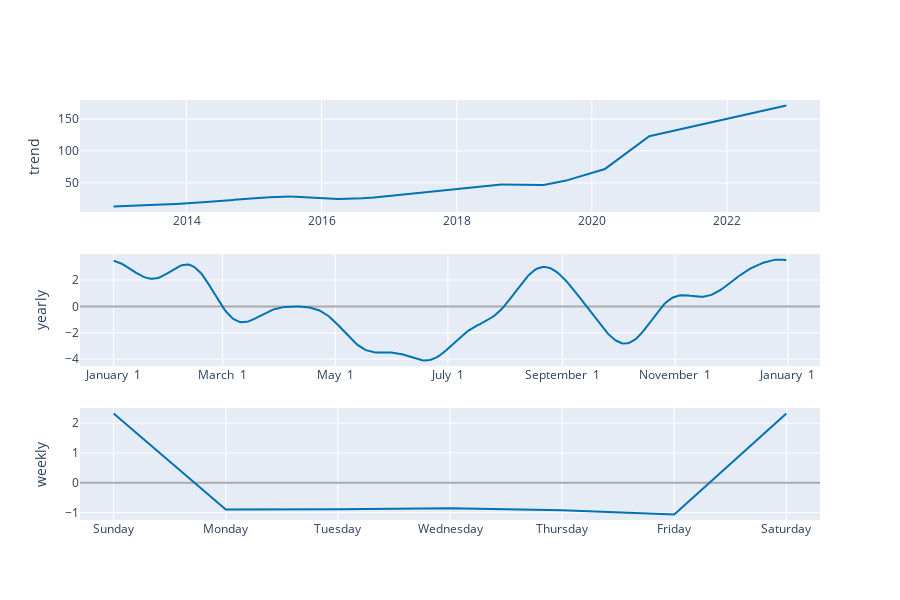

Notebook source saved alongside this figure:
### Code cell
plot_components_plotly(model_p, forecast)

### Figure 1 — Plotly figure (JSON) as saved in the notebook; plotly's stock layout.template omitted (floating-point values rounded to 4 significant figures; data arrays with more than 128 entries replaced by an {"elided": "..."} marker saying what was removed)
{"data": [{"line": {"color": "#0072B2", "width": 2}, "mode": "lines", "name": "trend", "type": "scatter", "x": {"elided": "2518 str values"}, "xaxis": "x", "y": {"elided": "2518 float values"}, "yaxis": "y"}, {"line": {"color": "rgba(0, 114, 178, 0.2)", "width": 0}, "mode": "lines", "name": "trend_upper", "type": "scatter", "x": {"elided": "2518 str values"}, "xaxis": "x", "y": {"elided": "2518 float values"}, "yaxis": "y"}, {"fill": "tonexty", "fillcolor": "rgba(0, 114, 178, 0.2)", "line": {"color": "rgba(0, 114, 178, 0.2)", "width": 0}, "mode": "lines", "name": "trend_lower", "type": "scatter", "x": {"elided": "2518 str values"}, "xaxis": "x", "y": {"elided": "2518 float values"}, "yaxis": "y"}, {"line": {"color": "#0072B2", "width": 2}, "mode": "lines", "name": "yearly", "type": "scatter", "x": {"elided": "365 str values"}, "xaxis": "x2", "y": {"elided": "365 float values"}, "yaxis": "y2"}, {"line": {"color": "#0072B2", "width": 2}, "mode": "lines", "name": "weekly", "type": "scatter", "x": ["2017-01-01T00:00:00", "2017-01-02T00:00:00", "2017-01-03T00:00:00", "2017-01-04T00:00:00", "2017-01-05T00:00:00", "2017-01-06T00:00:00", "2017-01-07T00:00:00"], "xaxis": "x3", "y": [2.321, -0.8981, -0.8909, -0.8593, -0.9292, -1.065, 2.321], "yaxis": "y3"}], "layout": {"height": 600, "showlegend": false, "width": 900, "xaxis": {"anchor": "y", "domain": [0, 1], "range": ["2012-06-04T03:36:00", "2023-05-18T20:24:00"], "type": "date"}, "xaxis2": {"anchor": "y2", "domain": [0, 1], "range": ["2016-12-13T18:54:02.958904115", "2018-01-18T11:04:57.863013581"], "tickformat": "%B %e", "type": "date"}, "xaxis3": {"anchor": "y3", "domain": [0, 1], "range": ["2016-12-31T16:48:00", "2017-01-07T07:12:00"], "tickformat": "%A", "type": "date"}, "yaxis": {"anchor": "x", "domain": [0.7333, 1], "rangemode": "normal", "title": {"text": "trend"}, "zerolinecolor": "#AAA"}, "yaxis2": {"anchor": "x2", "domain": [0.3667, 0.6333], "title": {"text": "yearly"}, "zerolinecolor": "#AAA"}, "yaxis3": {"anchor": "x3", "domain": [0, 0.2667], "title": {"text": "weekly"}, "zerolinecolor": "#AAA"}}}
